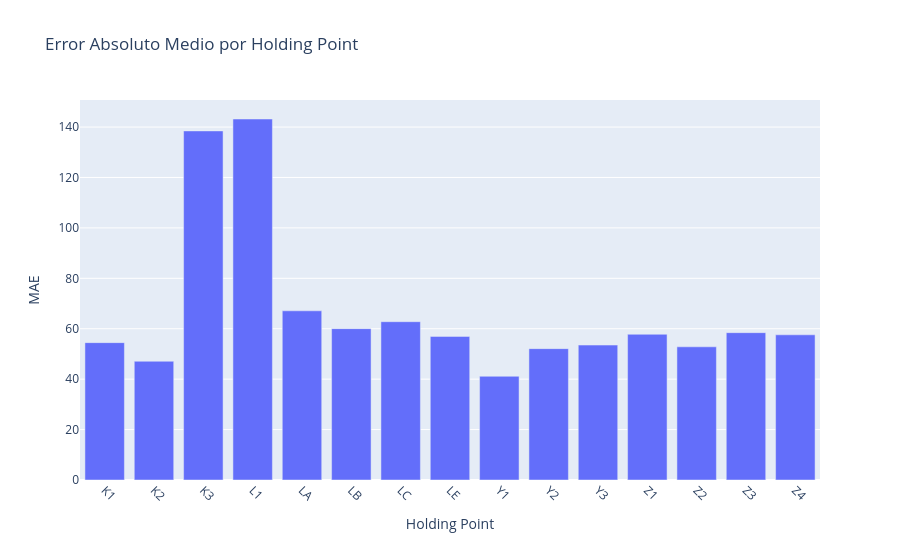

Notebook code cell kept with this figure:
### Code cell
# Crear gráfico interactivo con Plotly

results_df = pd.DataFrame({
    'holding_point': df_sin_outliers.loc[X_test_indices, 'holding_point'],
    'real': y_test.values,
    'predicho': y_pred.flatten(),
    'ICAO': df_sin_outliers.loc[X_test_indices, 'ICAO'],
    'llegada_punto': df_sin_outliers.loc[X_test_indices, 'llegada_punto'],
    'salida_punto': df_sin_outliers.loc[X_test_indices, 'salida_punto'],
    'despegue': df_sin_outliers.loc[X_test_indices, 'despegue'],
    'fecha_despegue': df_sin_outliers.loc[X_test_indices, 'fecha_despegue'],
    'pistas_ocupadas':df_sin_outliers.loc[X_test_indices, 'pistas_ocupadas'],
    'parado':df_sin_outliers.loc[X_test_indices,"parado"]
})
from plotly import graph_objects as go
import plotly.express as px
fig = go.Figure()

# Añadir trazas para cada holding_point
for point in results_df['holding_point'].unique():
    subset = results_df[results_df['holding_point'] == point]
    fig.add_trace(
        go.Scatter(
            x=subset['real'],
            y=subset['predicho'],
            mode='markers',
            name=point,
            text=[f"ICAO: {row['ICAO']}<br>"
                  f"Holding Point: {row['holding_point']}<br>"
                  f"Real: {row['real']:.2f}<br>"
                  f"Predicho: {row['predicho']:.2f}<br>"
                  f"Llegada: {row['llegada_punto']}<br>"
                  f"Salida: {row['salida_punto']}<br>"
                  f": {row['salida_punto']}<br>"
                  f"Despegue: {row['despegue']}<br>"
                  f"pistas_ocupadas: {row['pistas_ocupadas']}<br>"
                  f"Parado: {row['parado']}<br>"
                  f"Fecha: {row['fecha_despegue']}"
                  for _, row in subset.iterrows()],
            hoverinfo='text',
            visible=True
        )
    )

# Añadir línea de referencia y=x
min_val = min(results_df['real'].min(), results_df['predicho'].min())
max_val = max(results_df['real'].max(), results_df['predicho'].max())
fig.add_trace(
    go.Scatter(
        x=[min_val, max_val],
        y=[min_val, max_val],
        mode='lines',
        line=dict(color='red', dash='dash'),
        name='y=x',
        visible=True
    )
)

# Crear botones para el filtro
buttons = [
    dict(
        label='Todos',
        method='update',
        args=[{'visible': [True] * len(results_df['holding_point'].unique()) + [True]},  # +1 para la línea y=x
              {'title': 'Predicciones vs Valores Reales (Todos los Holding Points)'}]
    )
]

for i, point in enumerate(results_df['holding_point'].unique()):
    visible = [False] * len(results_df['holding_point'].unique())
    visible[i] = True
    buttons.append(
        dict(
            label=point,
            method='update',
            args=[{'visible': visible + [True]},  # +[True] para mantener la línea y=x visible
                  {'title': f'Predicciones vs Valores Reales (Holding Point: {point})'}]
        )
    )

# Actualizar el layout con el dropdown
fig.update_layout(
    title='Predicciones vs Valores Reales por Holding Point',
    xaxis_title='Tiempo de espera real',
    yaxis_title='Tiempo de espera predicho',
    updatemenus=[
        dict(
            buttons=buttons,
            direction='down',
            showactive=True,
            x=0.1,
            xanchor='left',
            y=1.15,
            yanchor='top'
        )
    ],
    showlegend=True,
    hovermode='closest'
)

# Mostrar el gráfico
fig.show()

# Opcional: Gráfico de barras de error por holding_point
error_by_point = results_df.groupby('holding_point').apply(
    lambda x: np.mean(np.abs(x['real'] - x['predicho']))
)

fig_bar = px.bar(
    x=error_by_point.index,
    y=error_by_point.values,
    labels={'x': 'Holding Point', 'y': 'MAE'},
    title='Error Absoluto Medio por Holding Point'
)
fig_bar.update_layout(xaxis={'tickangle': 45})
fig_bar.show()

### Figure 1 — Plotly figure (JSON) as saved in the notebook; plotly's stock layout.template omitted (floating-point values rounded to 4 significant figures)
{"data": [{"alignmentgroup": "True", "hovertemplate": "Holding Point=%{x}<br>MAE=%{y}<extra></extra>", "legendgroup": "", "marker": {"color": "#636efa", "pattern": {"shape": ""}}, "name": "", "offsetgroup": "", "orientation": "v", "showlegend": false, "textposition": "auto", "type": "bar", "x": ["K1", "K2", "K3", "L1", "LA", "LB", "LC", "LE", "Y1", "Y2", "Y3", "Z1", "Z2", "Z3", "Z4"], "xaxis": "x", "y": [54.49, 47.1, 138.5, 143.2, 67.11, 60.04, 62.8, 56.96, 41.15, 52.11, 53.52, 57.8, 52.84, 58.44, 57.59], "yaxis": "y"}], "layout": {"barmode": "relative", "legend": {"tracegroupgap": 0}, "title": {"text": "Error Absoluto Medio por Holding Point"}, "xaxis": {"anchor": "y", "domain": [0, 1], "tickangle": 45, "title": {"text": "Holding Point"}}, "yaxis": {"anchor": "x", "domain": [0, 1], "title": {"text": "MAE"}}}}
